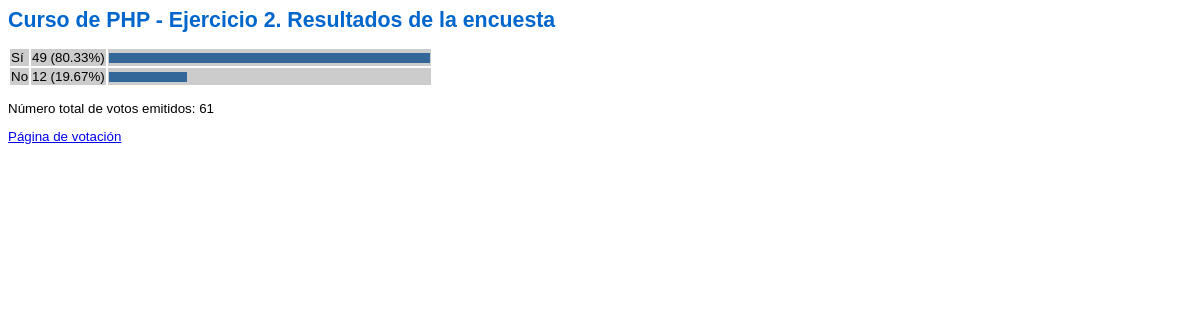
The page /db/ejercicio2-resultados.php on the database its author committed.
### tables this page shows
CREATE TABLE votos (
  id tinyint(3) unsigned NOT NULL auto_increment,
  votos1 int(10) unsigned NOT NULL default '0',
  votos2 int(10) unsigned NOT NULL default '0',
  PRIMARY KEY  (id)
) TYPE=MyISAM COMMENT='Votos registrados en la encuesta';

### db/ejercicio2-resultados.php (the view, shortened to what this page needs)
<HTML>
<HEAD>
   <LINK REL="stylesheet" TYPE="text/css" HREF="estilo.css">
</HEAD>
<BODY>
<H1>Curso de PHP - Ejercicio 2. Resultados de la encuesta</H1>
<?PHP
      $connection = mysql_connect ("localhost", "root", "admin")
         or die ("No se puede conectar al servidor");
      $instruccion = "select * from votos";
      $consulta = mysql_query ($instruccion, $connection)
         or die ("Fallo en la selección");
      $resultado = mysql_fetch_array ($consulta);
      $votos1 = $resultado["votos1"];
      $votos2 = $resultado["votos2"];
      $totalVotos = $votos1 + $votos2;
      print ("<TABLE>\n");
      $porcentaje = round (($votos1/$totalVotos)*100,2);
      print ("<TR><TD>Sí</TD>\n");
      print ("<TD>$votos1 ($porcentaje%)</TD>\n");
      print ("<TD><IMG SRC='img/punto.gif' HEIGHT='10' WIDTH='" . $porcentaje*4 . "'></TD></TR>\n");
      $porcentaje = round (($votos2/$totalVotos)*100,2);
      print ("<TR><TD>No</TD>\n");
      print ("<TD>$votos2 ($porcentaje%)</TD>\n");
      print ("<TD><IMG SRC='img/punto.gif' HEIGHT='10' WIDTH='" . $porcentaje*4 . "'></TD></TR>\n");
      print ("</TABLE>\n");
      print ("<P>Número total de votos emitidos: $totalVotos </P>\n");
      print ("<P><A HREF='ejercicio2.php'>Página de votación</A></P>\n");
?>
</BODY>
</HTML>

### db/estilo.css (style rules this page uses)
BODY { font-family: verdana,arial; font-size: 10pt }
H1 { font-family: verdana,arial; font-size: 16pt; font-weight: bold; color: #0066CC }
TD { font-family: verdana,arial; font-size: 10pt; background: #CCCCCC }

### rows shown on the page
votos: votos1 "49", porcentaje "80.33", votos2 "12", porcentaje "19.67", totalVotos "61"
